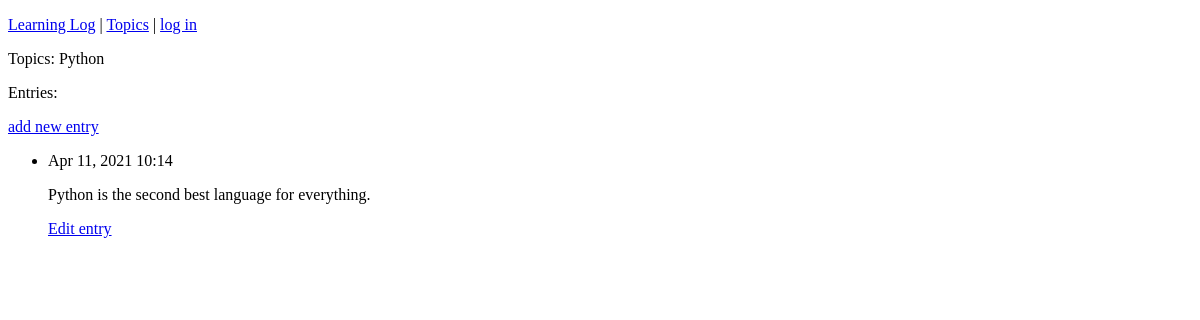
Before: /topics/3/ with the older database file.
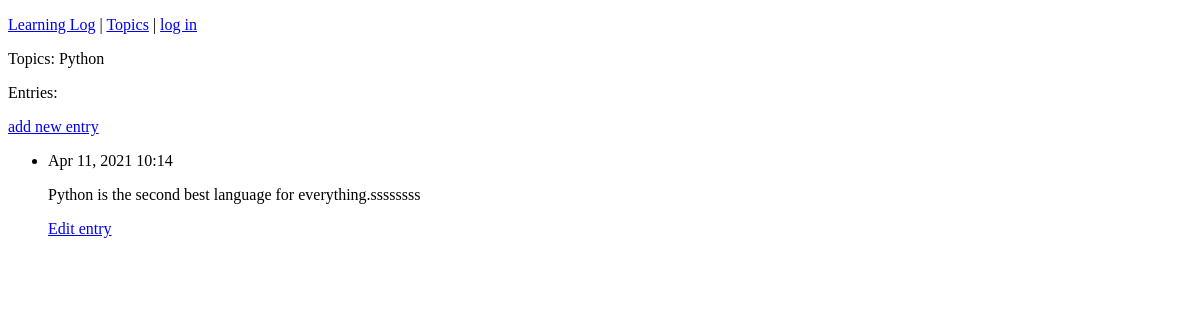
After: the same page with the newer database file.
### learning_logs/models.py (models this page shows, shortened)
class Topic(models.Model):
    text = models.CharField(max_length=200)
    date_added = models.DateTimeField(auto_now_add=True)
    def __str__(self):
        return self.text

class Entry(models.Model):
    topic = models.ForeignKey(Topic, on_delete=models.CASCADE)
    text = models.TextField()
    date_added = models.DateTimeField(auto_now_add=True)
    class Meta:
        verbose_name_plural = "entries"

### learning_logs/views.py (the view)
# urls.py: path('topics/<int:topic_id>/', views.topic, name='topic'),
def topic(request, topic_id):
    topic = Topic.objects.get(id=topic_id)
    entries = topic.entry_set.order_by('-date_added')
    context = {'topic': topic, 'entries': entries}
    return render(request, 'learning_logs/topic.html', context)

### learning_logs/templates/learning_logs/topic.html (shortened to what this page needs)
<!DOCTYPE html>
<html lang="en">
<head>
</head>
<body>
{% extends 'learning_logs/base.html' %}
{% block content %}
<p>Topics: {{ topic }}</p>
<p>Entries:</p>
<p>
    <a href="{% url 'learning_logs:new_entry' topic.id %}">add new entry</a>
</p>
<ul>
    {% for entry in entries %}
    <li>
        <p>{{ entry.date_added|date:'M d, Y H:i' }}</p>
        <p>{{ entry.text|linebreaks }}</p>
        <p>
            <a href="{% url 'learning_logs:edit_entry' entry.id %}">Edit entry</a>
        </p>
    </li>
    {% empty %}
    <li>There are no entries for this topic yet.</li>
    {% endfor %}
</ul>
{% endblock content %}

### learning_logs/templates/learning_logs/base.html (shortened to what this page needs)
<!DOCTYPE html>
<html lang="en">
<head>
</head>
<body>
<p>
    <a href="{% url 'learning_logs:index' %}">Learning Log</a> |
    <a href="{% url 'learning_logs:topics' %}">Topics</a> |
    {% if user.is_authenticated %}
        Hello, {{ user.username }}.
        <a href="{% url 'users:logout' %}">log out</a>
    {% else %}
        <a href="{% url 'users:login' %}">log in</a>
    {% endif %}
</p>
{% block content %}{% endblock content %}
</body>
</html>

Changed rows visible on the page:
changed Entry: text "Python is the second best language for everything." → "Python is the second best language for everything.ssssssss"
